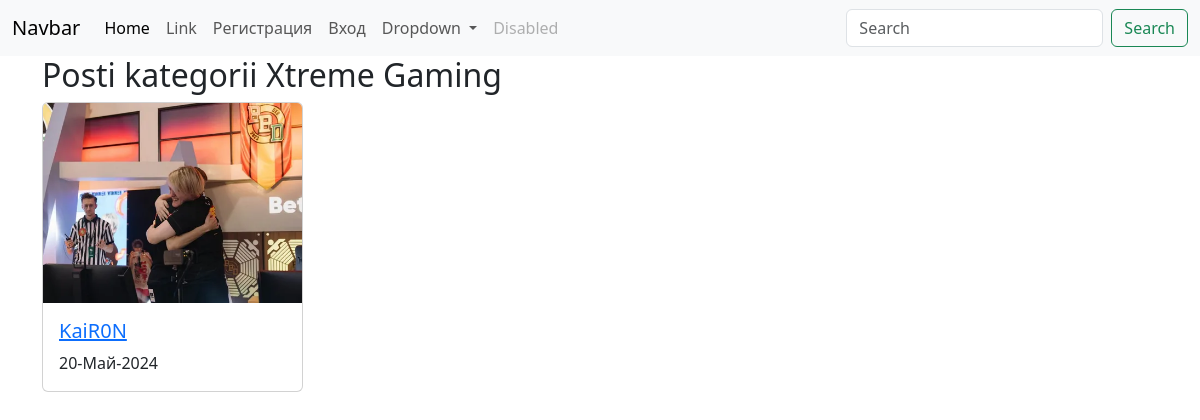
Screenshot of /categories/XtremeGaming with the database file from the repository.
### blog/models.py (models this page shows, shortened)
class Category(models.Model):
    title = models.CharField('Nazvanie kategorii', max_length=255)
    image = models.ImageField('kartinka kategorii', upload_to='cat_img/')
    slug = models.SlugField('Ssilka',unique=True)
    class Meta:
        verbose_name = 'Kategoriya'
        verbose_name_plural = 'Kategorii'

class Post(models.Model):
    title = models.CharField('Zagolovok', max_length=255)
    text = models.TextField('Tekst Novosti')
    image = models.ImageField("Kartinka Posta", upload_to='post_img/')
    feature = models.BooleanField('v slaydere', default=False)
    category = models.ForeignKey('Category', on_delete=models.CASCADE, null=True)
    slug = models.SlugField('Ssilka', unique=True)
    created_at = models.DateTimeField('Data sozdaniya posta', default=timezone.now)
    class Meta:
        verbose_name = 'Novost'
        verbose_name_plural = "Novosti"
    def get_link(self):
        return reverse('post_detail_url', kwargs={'slug': self.slug})

### blog/views.py (the view)
# urls.py: path('categories/<slug:slug>', views.category_detail, name ='category_detail_url'),
def category_detail(request, slug):
    category = Category.objects.get(slug__exact=slug)
    return render(request, 'category_detail.html', {'category': category})

### blog/templates/category_detail.html (shortened to what this page needs)
{% extends 'base.html' %}
{% block content %}
<div class="container">
    <h2>Posti kategorii {{category.title}}</h2>
    <div class="row row-cols-1 row-cols-md-4 g-4">
        {% for post in category.post_set.all %}
        <div class="col">
          <div class="card">
            <img src="{{post.image.url}}" style="height: 200px; object-fit: cover;" class="card-img-top" alt="...">
            <div class="card-body">
              <a href="{{post.get_link}}">
                <h5 class="card-title">{{post.title}}</h5>
              </a>
              <p class="card-text">{{post.created_at|date:'d-F-Y'}}</p>
            </div>
          </div>
        </div>
        {% endfor %}
      </div>
</div>
{% endblock %}

### rows the page displays
Category: title "Xtreme Gaming"
Post: image (picture), title "KaiR0N", created_at "20-Май-2024"
